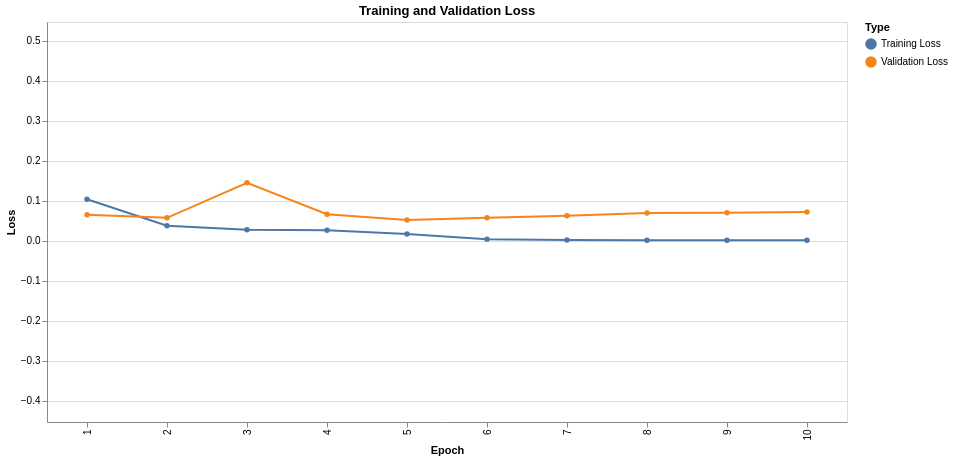

This figure's notebook cell:
### Code cell
loss_data = pd.DataFrame({
    'Epoch': loss_dict['epoch'] * 2,
    'Value': loss_dict['train'] + loss_dict['val'],
    'Type': ['Training Loss'] * len(loss_dict['epoch']) + ['Validation Loss'] * len(loss_dict['epoch'])
})

# Calculate the mean value for centering the graph
mean_loss = loss_data['Value'].mean()

# Create loss chart with centered y-axis
loss_chart = alt.Chart(loss_data).mark_line(point=True).encode(
    x=alt.X('Epoch:O', title='Epoch'),
    y=alt.Y('Value:Q', title='Loss', scale=alt.Scale(domain=[mean_loss - 0.5, mean_loss + 0.5])),
    color=alt.Color('Type:N', title='Type'),
    tooltip=['Epoch', 'Value', 'Type']
).properties(
    title="Training and Validation Loss",
    width=800,
    height=400
).interactive()

loss_chart.show()

### Figure 1 — Vega-Lite specification as saved in the notebook (floating-point values rounded to 4 significant figures)
{"config": {"view": {"continuousWidth": 300, "continuousHeight": 300}}, "data": {"name": "data-21dedb583afd7e5ded21f689a10af4fc"}, "mark": {"type": "line", "point": true}, "encoding": {"color": {"field": "Type", "title": "Type", "type": "nominal"}, "tooltip": [{"field": "Epoch", "type": "quantitative"}, {"field": "Value", "type": "quantitative"}, {"field": "Type", "type": "nominal"}], "x": {"field": "Epoch", "title": "Epoch", "type": "ordinal"}, "y": {"field": "Value", "scale": {"domain": [-0.453, 0.547]}, "title": "Loss", "type": "quantitative"}}, "height": 400, "params": [{"name": "param_1", "select": {"type": "interval", "encodings": ["x", "y"]}, "bind": "scales"}], "title": "Training and Validation Loss", "width": 800, "$schema": "https://vega.github.io/schema/vega-lite/v5.20.1.json", "datasets": {"data-21dedb583afd7e5ded21f689a10af4fc": [{"Epoch": 1, "Value": 0.1038, "Type": "Training Loss"}, {"Epoch": 2, "Value": 0.03769, "Type": "Training Loss"}, {"Epoch": 3, "Value": 0.02753, "Type": "Training Loss"}, {"Epoch": 4, "Value": 0.02619, "Type": "Training Loss"}, {"Epoch": 5, "Value": 0.01674, "Type": "Training Loss"}, {"Epoch": 6, "Value": 0.004187, "Type": "Training Loss"}, {"Epoch": 7, "Value": 0.001921, "Type": "Training Loss"}, {"Epoch": 8, "Value": 0.001642, "Type": "Training Loss"}, {"Epoch": 9, "Value": 0.001451, "Type": "Training Loss"}, {"Epoch": 10, "Value": 0.001258, "Type": "Training Loss"}, {"Epoch": 1, "Value": 0.06489, "Type": "Validation Loss"}, {"Epoch": 2, "Value": 0.0575, "Type": "Validation Loss"}, {"Epoch": 3, "Value": 0.145, "Type": "Validation Loss"}, {"Epoch": 4, "Value": 0.06632, "Type": "Validation Loss"}, {"Epoch": 5, "Value": 0.05226, "Type": "Validation Loss"}, {"Epoch": 6, "Value": 0.05759, "Type": "Validation Loss"}, {"Epoch": 7, "Value": 0.06262, "Type": "Validation Loss"}, {"Epoch": 8, "Value": 0.06967, "Type": "Validation Loss"}, {"Epoch": 9, "Value": 0.06993, "Type": "Validation Loss"}, {"Epoch": 10, "Value": 0.07212, "Type": "Validation Loss"}]}}
